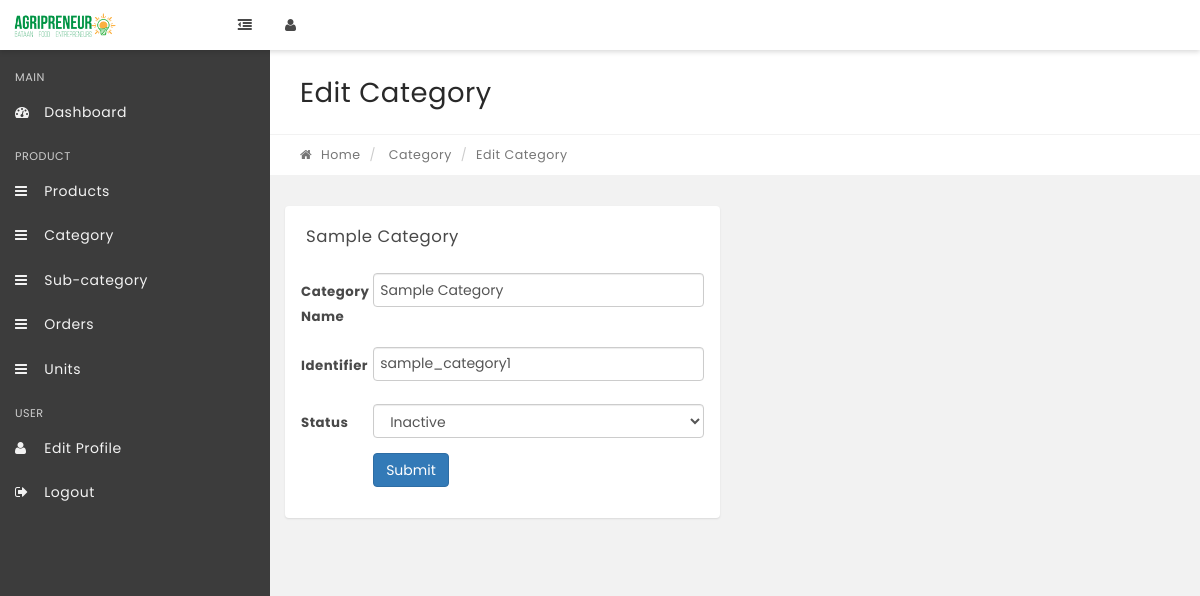
/admin/category/edit/2, run on an earlier commit of the app's database.
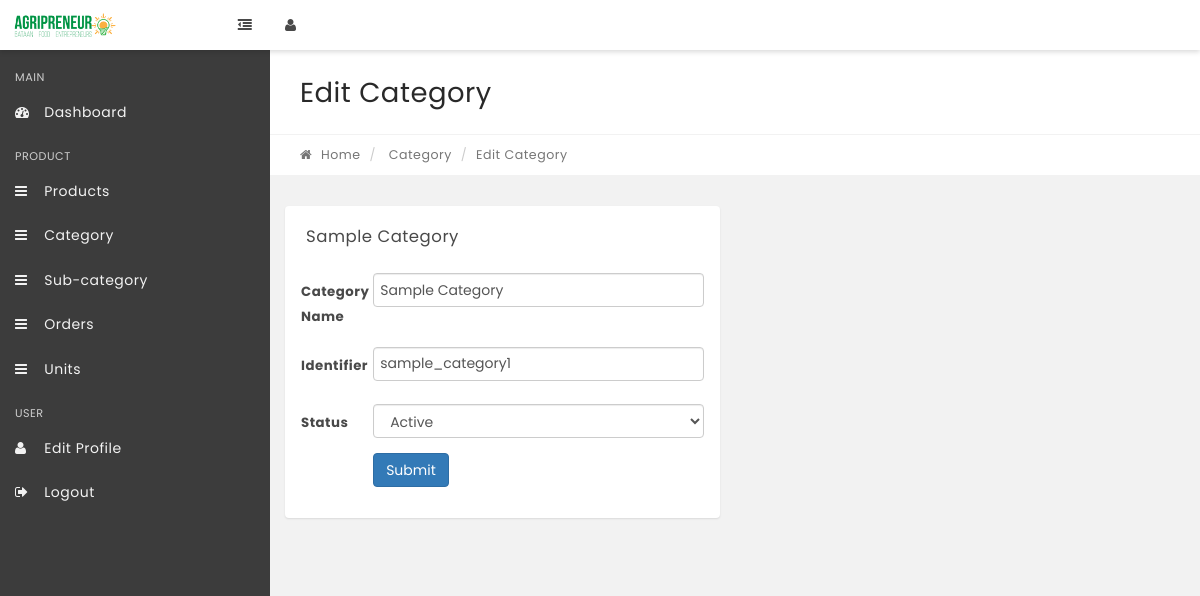
And on a later commit of the database.
### tables this page shows
CREATE TABLE `tbl_category` (
  `category_id` int(11) NOT NULL,
  `category_name` varchar(255) NOT NULL,
  `category_identifier` varchar(255) NOT NULL,
  `category_status` int(11) NOT NULL,
  `timestamp_created` timestamp NOT NULL DEFAULT CURRENT_TIMESTAMP,
  `timestamp_update` timestamp NOT NULL DEFAULT '0000-00-00 00:00:00' ON UPDATE CURRENT_TIMESTAMP
);

### application/libraries/Template.php (called while the page is built, shortened)
<?php
class Template {
    var $use_template = '';
    var $use_template_file = '';
    var $template_data = array();
	var $CI;
	function __construct(){
		$this->CI =& get_instance();
	}
	function set_title($title){
		$this->template_data['title'] = $title;
	}
	function set_additional_css($css_set){
        $this->template_data['additional_css'] = $css_set;
    }
    function set_additional_js($js_set){
        $this->template_data['add_js'] = $js_set;
    }
    public function set_template($name,$file="template"){
        $this->use_template = $name;
        $this->use_template_file = $file;
    }
    public function load_sub($key,$value){
        if(is_array($key)){
            $this->template_data = $key;
        }else{
            $this->template_data[$key] = $value;
        }
    }
    public function load($path){
        $content = $this->CI->load->view($path,$this->template_data,true);
        $this->template_data["content"] = $content;
        $template_path = $this->use_template . "/" . $this->use_template_file;
        $this->CI->load->view("templates/".$template_path,$this->template_data);
    }
}

### application/controllers/Admin.php (called while the page is built, shortened)
<?php
class Admin extends CI_Controller {
    function __construct(){
        $styles = array(
		);
		$js = array(
            'assets/user/js/login.js',
            'assets/user/js/user.js',
            'assets/user/js/admin.js',
		);
		$this->template->set_additional_css($styles);
		$this->template->set_additional_js($js);
        $this->template->set_title('Admin - Dashboard');
        $this->template->set_template('admin');
    }
    function category_edit($id)
    {
        $this->template->load_sub('user', $this->user_model->get_user_data($this->session->userdata('id')));
        $this->template->load_sub('category', $this->category_model->get_category_info($id));
        $this->template->load('admin/edit_category');
    }
}

### index.php (called while the page is built, shortened)
<?php
require_once BASEPATH.'core/CodeIgniter.php';

### application/models/Category_model.php (called while the page is built, shortened)
<?php
class Category_model extends CI_Model {
    function get_category_info($id)
    {
        $this->db->select('*');
        $this->db->from('tbl_category');
        $this->db->where('category_id', $id);
        $query = $this->db->get();
        if($query->num_rows()){
			return $query->row();
		}
		return [];
    }
}

### application/views/admin/edit_category.php (the view, shortened to what this page needs)
<div class="row page-title-div">
	<div class="col-md-6">
		<h2 class="title">Edit Category</h2>
	</div>
	<div class="col-md-6 right-side">
	</div>
</div>
<div class="row breadcrumb-div">
	<div class="col-md-6">
		<ul class="breadcrumb">
			<li>
				<a href="<?php echo base_url();?>/admin">
					<i class="fa fa-home"></i> Home</a>
			</li>
			<li>
				<a href="<?php echo base_url();?>admin/category">Category</a>
			</li>
			<li class="active">Edit Category</li>
		</ul>
	</div>
</div>
<section class="section">
	<div class="row">
		<div class="col-md-6">
			<div class="panel">
				<div class="panel-heading">
					<div class="panel-title">
						<h5><?php echo ucfirst($category->category_name);?></h5>
					</div>
				</div>
				<div class="panel-body">
					<form class="form-horizontal" id="edit_category">
						<div class="form-group">
							<label for="category_name" class="col-sm-2 control-label">Category Name</label>
							<div class="col-sm-10">
								<input type="text" class="form-control" id="category_name" name ="category_name"  value="<?php echo $category->category_name;?>">
							</div>
						</div>
						<div class="form-group">
							<label for="category_identifier" class="col-sm-2 control-label">Identifier</label>
							<div class="col-sm-10">
								<input type="text" class="form-control" id="category_identifier" name="category_identifier" value="<?php echo $category->category_identifier;?>">
							</div>
						</div>
						<div class="form-group">
							<label for="status" class="col-sm-2 control-label">Status</label>
							<div class="col-sm-10">
                                <select class="form-control" name="status" id="status">
                                    <option value="1" <?php if($category->category_status == 1){echo 'selected';} ?>>Active</option>
                                    <option value="2" <?php if($category->category_status == 2){echo 'selected';} ?>>Inactive</option>
                                </select>
							</div>
						</div>
						<div class="form-group">
							<div class="col-sm-offset-2 col-sm-10">
								<button type="submit" class="btn btn-primary">Submit</button>
							</div>
						</div>
					</form>
				</div>
			</div>
		</div>
	</div>
</section>

What changed in the data, as far as the page shows it:
changed tbl_category "Sample Category": status "Inactive" → "Active"
